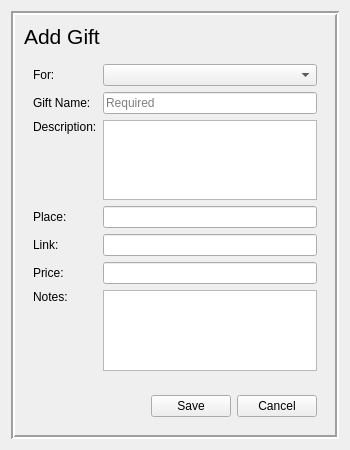
<?xml version="1.0" encoding="UTF-8"?>
<ui version="4.0">
 <class>AddGift</class>
 <widget class="QWidget" name="AddGift">
  <property name="geometry">
   <rect>
    <x>0</x>
    <y>0</y>
    <width>350</width>
    <height>450</height>
   </rect>
  </property>
  <property name="windowTitle">
   <string>Add Gift</string>
  </property>
  <layout class="QGridLayout" name="gridLayout_3">
   <item row="0" column="0">
    <widget class="QFrame" name="frame">
     <property name="frameShape">
      <enum>QFrame::Box</enum>
     </property>
     <property name="frameShadow">
      <enum>QFrame::Sunken</enum>
     </property>
     <property name="lineWidth">
      <number>2</number>
     </property>
     <layout class="QGridLayout" name="gridLayout_2">
      <item row="1" column="0">
       <widget class="QWidget" name="widget" native="true">
        <layout class="QGridLayout" name="gridLayout">
         <item row="2" column="1">
          <widget class="QLineEdit" name="addGiftName">
           <property name="placeholderText">
            <string>Required</string>
           </property>
          </widget>
         </item>
         <item row="6" column="0">
          <widget class="QLabel" name="label_5">
           <property name="text">
            <string>Price:</string>
           </property>
          </widget>
         </item>
         <item row="3" column="1">
          <widget class="QTextEdit" name="addDescription"/>
         </item>
         <item row="7" column="1">
          <widget class="QTextEdit" name="addGiftNotes"/>
         </item>
         <item row="4" column="0">
          <widget class="QLabel" name="label_3">
           <property name="text">
            <string>Place:</string>
           </property>
          </widget>
         </item>
         <item row="4" column="1">
          <widget class="QLineEdit" name="addPlace"/>
         </item>
         <item row="6" column="1">
          <widget class="QLineEdit" name="addPrice"/>
         </item>
         <item row="5" column="0">
          <widget class="QLabel" name="label_4">
           <property name="text">
            <string>Link:</string>
           </property>
          </widget>
         </item>
         <item row="2" column="0">
          <widget class="QLabel" name="label">
           <property name="text">
            <string>Gift Name:</string>
           </property>
          </widget>
         </item>
         <item row="3" column="0">
          <widget class="QLabel" name="label_2">
           <property name="text">
            <string>Description:</string>
           </property>
           <property name="alignment">
            <set>Qt::AlignLeading|Qt::AlignLeft|Qt::AlignTop</set>
           </property>
          </widget>
         </item>
         <item row="5" column="1">
          <widget class="QLineEdit" name="addLink"/>
         </item>
         <item row="7" column="0">
          <widget class="QLabel" name="label_6">
           <property name="text">
            <string>Notes:</string>
           </property>
           <property name="alignment">
            <set>Qt::AlignLeading|Qt::AlignLeft|Qt::AlignTop</set>
           </property>
          </widget>
         </item>
         <item row="0" column="0">
          <widget class="QLabel" name="label_8">
           <property name="text">
            <string>For:</string>
           </property>
          </widget>
         </item>
         <item row="0" column="1">
          <widget class="QComboBox" name="addPersonComboBox">
           <property name="placeholderText">
            <string>Select person...</string>
           </property>
          </widget>
         </item>
        </layout>
       </widget>
      </item>
      <item row="2" column="0">
       <widget class="QWidget" name="widget_2" native="true">
        <layout class="QGridLayout" name="gridLayout_4">
         <item row="0" column="2">
          <widget class="QPushButton" name="addGiftCancelButton">
           <property name="text">
            <string>Cancel</string>
           </property>
          </widget>
         </item>
         <item row="0" column="1">
          <widget class="QPushButton" name="addGiftSaveButton">
           <property name="text">
            <string>Save</string>
           </property>
          </widget>
         </item>
         <item row="0" column="0">
          <spacer name="horizontalSpacer">
           <property name="orientation">
            <enum>Qt::Horizontal</enum>
           </property>
           <property name="sizeHint" stdset="0">
            <size>
             <width>40</width>
             <height>20</height>
            </size>
           </property>
          </spacer>
         </item>
        </layout>
       </widget>
      </item>
      <item row="0" column="0">
       <widget class="QLabel" name="label_7">
        <property name="font">
         <font>
          <pointsize>16</pointsize>
         </font>
        </property>
        <property name="text">
         <string>Add Gift</string>
        </property>
       </widget>
      </item>
     </layout>
    </widget>
   </item>
  </layout>
 </widget>
 <resources/>
 <connections/>
</ui>
